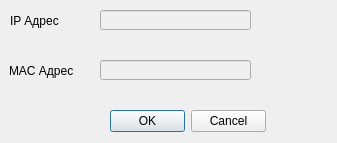
<?xml version="1.0" encoding="UTF-8"?>
<ui version="4.0">
 <class>HostDialog</class>
 <widget class="QDialog" name="HostDialog">
  <property name="geometry">
   <rect>
    <x>0</x>
    <y>0</y>
    <width>337</width>
    <height>143</height>
   </rect>
  </property>
  <property name="windowTitle">
   <string>Dialog</string>
  </property>
  <property name="windowIcon">
   <iconset resource="../images/img.qrc">
    <normaloff>:/images/host.png</normaloff>:/images/host.png</iconset>
  </property>
  <widget class="QDialogButtonBox" name="buttonBox">
   <property name="geometry">
    <rect>
     <x>110</x>
     <y>110</y>
     <width>156</width>
     <height>23</height>
    </rect>
   </property>
   <property name="orientation">
    <enum>Qt::Orientation::Horizontal</enum>
   </property>
   <property name="standardButtons">
    <set>QDialogButtonBox::StandardButton::Cancel|QDialogButtonBox::StandardButton::Ok</set>
   </property>
  </widget>
  <widget class="QLabel" name="lblIpAddress">
   <property name="geometry">
    <rect>
     <x>10</x>
     <y>10</y>
     <width>71</width>
     <height>21</height>
    </rect>
   </property>
   <property name="text">
    <string>IP Адрес</string>
   </property>
  </widget>
  <widget class="QLabel" name="lblMacAddress">
   <property name="geometry">
    <rect>
     <x>9</x>
     <y>60</y>
     <width>71</width>
     <height>21</height>
    </rect>
   </property>
   <property name="text">
    <string>MAC Адрес</string>
   </property>
  </widget>
  <widget class="QLineEdit" name="txtIpAddress">
   <property name="enabled">
    <bool>false</bool>
   </property>
   <property name="geometry">
    <rect>
     <x>100</x>
     <y>10</y>
     <width>151</width>
     <height>20</height>
    </rect>
   </property>
  </widget>
  <widget class="QLineEdit" name="txtMacAddress">
   <property name="enabled">
    <bool>false</bool>
   </property>
   <property name="geometry">
    <rect>
     <x>100</x>
     <y>60</y>
     <width>151</width>
     <height>20</height>
    </rect>
   </property>
  </widget>
 </widget>
 <resources>
  <include location="../images/img.qrc"/>
 </resources>
 <connections>
  <connection>
   <sender>buttonBox</sender>
   <signal>accepted()</signal>
   <receiver>HostDialog</receiver>
   <slot>accept()</slot>
   <hints>
    <hint type="sourcelabel">
     <x>248</x>
     <y>254</y>
    </hint>
    <hint type="destinationlabel">
     <x>157</x>
     <y>274</y>
    </hint>
   </hints>
  </connection>
  <connection>
   <sender>buttonBox</sender>
   <signal>rejected()</signal>
   <receiver>HostDialog</receiver>
   <slot>reject()</slot>
   <hints>
    <hint type="sourcelabel">
     <x>316</x>
     <y>260</y>
    </hint>
    <hint type="destinationlabel">
     <x>286</x>
     <y>274</y>
    </hint>
   </hints>
  </connection>
 </connections>
</ui>
